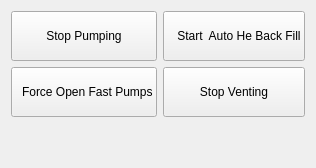
            <widget class="QWidget" name="tab_7">
             <attribute name="title">
              <string>Manual Controls</string>
             </attribute>
             <layout class="QGridLayout" name="gridLayout_39">
              <item row="0" column="0">
               <widget class="QPushButton" name="pb_stop_pump">
                <property name="sizePolicy">
                 <sizepolicy hsizetype="Preferred" vsizetype="Preferred">
                  <horstretch>0</horstretch>
                  <verstretch>0</verstretch>
                 </sizepolicy>
                </property>
                <property name="text">
                 <string>  
Stop Pumping   
</string>
                </property>
               </widget>
              </item>
              <item row="1" column="0">
               <widget class="QPushButton" name="pb_open_fast_pumps">
                <property name="sizePolicy">
                 <sizepolicy hsizetype="Minimum" vsizetype="Preferred">
                  <horstretch>0</horstretch>
                  <verstretch>0</verstretch>
                 </sizepolicy>
                </property>
                <property name="text">
                 <string>  
  Force Open Fast Pumps  
</string>
                </property>
               </widget>
              </item>
              <item row="0" column="1">
               <widget class="QPushButton" name="pb_auto_he_fill">
                <property name="enabled">
                 <bool>true</bool>
                </property>
                <property name="sizePolicy">
                 <sizepolicy hsizetype="Preferred" vsizetype="Preferred">
                  <horstretch>0</horstretch>
                  <verstretch>0</verstretch>
                 </sizepolicy>
                </property>
                <property name="styleSheet">
                 <string notr="true"/>
                </property>
                <property name="text">
                 <string> 
   Start  Auto He Back Fill   
      </string>
                </property>
               </widget>
              </item>
              <item row="1" column="1">
               <widget class="QPushButton" name="pb_stop_vent">
                <property name="sizePolicy">
                 <sizepolicy hsizetype="Preferred" vsizetype="Preferred">
                  <horstretch>0</horstretch>
                  <verstretch>0</verstretch>
                 </sizepolicy>
                </property>
                <property name="text">
                 <string>
Stop Venting
</string>
                </property>
               </widget>
              </item>
              <item row="2" column="0">
               <spacer name="verticalSpacer_10">
                <property name="orientation">
                 <enum>Qt::Vertical</enum>
                </property>
                <property name="sizeType">
                 <enum>QSizePolicy::MinimumExpanding</enum>
                </property>
                <property name="sizeHint" stdset="0">
                 <size>
                  <width>20</width>
                  <height>40</height>
                 </size>
                </property>
               </spacer>
              </item>
             </layout>
            </widget>
